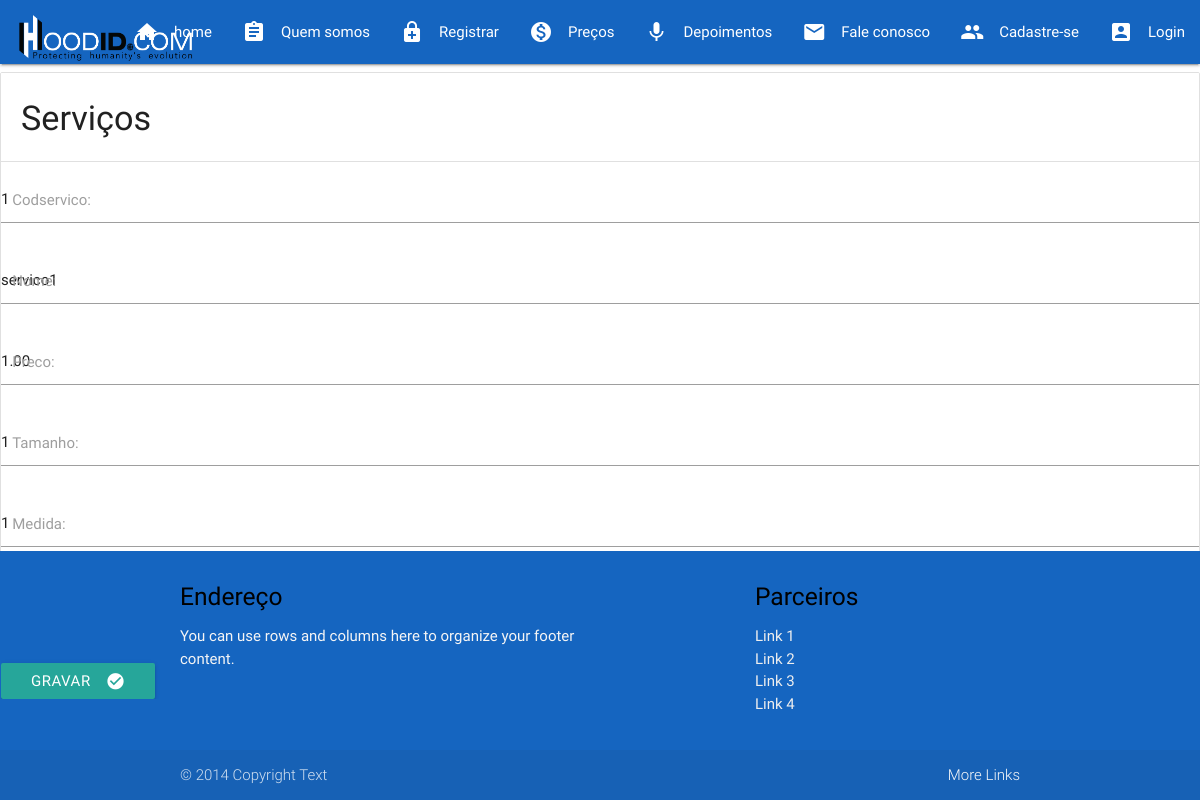
The app's page /atualiza_servicos/1/ with its own data.
### servicos/models.py (models this page shows)
class Servicos(models.Model):
    codservico=models.PositiveIntegerField()
    nome=models.CharField(max_length=100)
    preco=models.DecimalField(max_digits=11,decimal_places=2)
    tamanho=models.PositiveIntegerField()
    medida=models.CharField(max_length=5)
    servico_digitalizacao=models.CharField(max_length=1)

### servicos/views.py (the view)
# urls.py: path('atualiza_servicos/<int:pk>/', ServicosUpdate.as_view(), name='atualiza_servicos'),
class ServicosUpdate(UpdateView):
    model = Servicos
    template_name = "servicos/upd_servicos.html"
    form_class = ServicosForm
    success_url = reverse_lazy('lista_servicos')

### servicos/forms.py
class ServicosForm(forms.ModelForm):
    class Meta:
        model = Servicos
        exclude = (
        )

### servicos/templates/servicos/upd_servicos.html (shortened to what this page needs)
{% extends 'base_cadastro.html' %}
{% block main %}
   <form  method="post" class="col s12">
    <ul class="collection with-header">
      <li class="collection-header"><h4>Serviços</h4></li>
       {% for field in form %}
          <div class="input-field col s5 offset-s1">
                <p class="nome">
                    {{field}}
                    {{field.label_tag}}
                </p>
            </div>
       {% endfor %}
       <button class="btn waves-effect waves-light" type="submit" name="action">Gravar
          <i class="material-icons right">check_circle</i>
       </button>
     </ul>
     </form>
{% endblock %}

### records on screen
Servicos: form "1" "servico1" "1.00" "1" "1"

### other values on screen
{{ field.label_tag }} "Codservico:" "Nome:" "Preco:" "Tamanho:" "Medida:"
